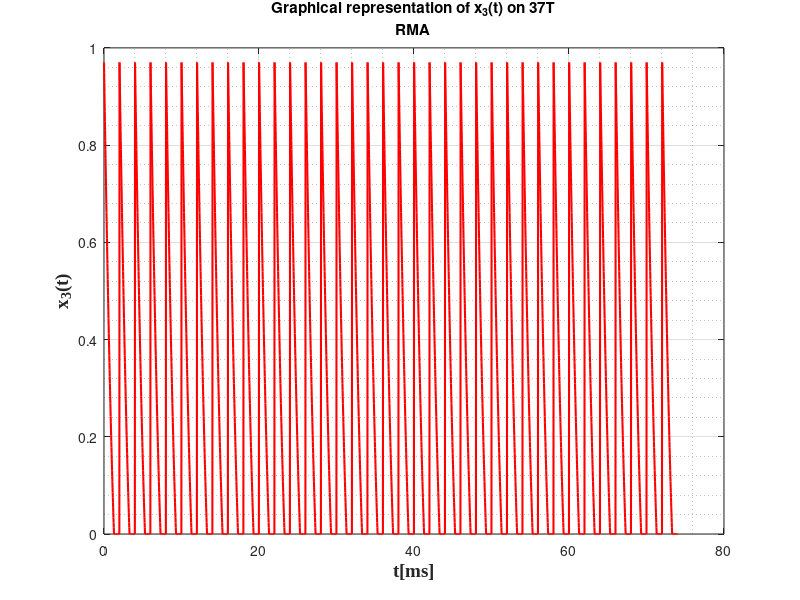

Source code (MATLAB):
%x3(t) 
T_3=2;
t = linspace(0,1,100);
x = 0.86*t.^2-2.05*t+0.97;
v=ones(1,37);
x3=x'*v;
x3=x3(:);
for i = 1:3700
    if x3(i) < 0
        x3(i) = 0;
    end
end
size(x3)
T3=linspace(0,37*T_3,3700);
T3=T3(:);
size(T3)
size(x3)
figure(1);
plot(T3,x3,'r','LineWidth',1.5);
grid on;
grid minor;
xlabel('t[ms]', 'fontweight', 'bold', 'fontsize', 14, 'FontName', 'Times New Roman');
ylabel('x_{3}(t)','fontweight','bold','fontsize', 14, 'FontName', 'Times New Roman');
title({'Graphical representation of x_{3}(t) on 37T';'RMA'});

